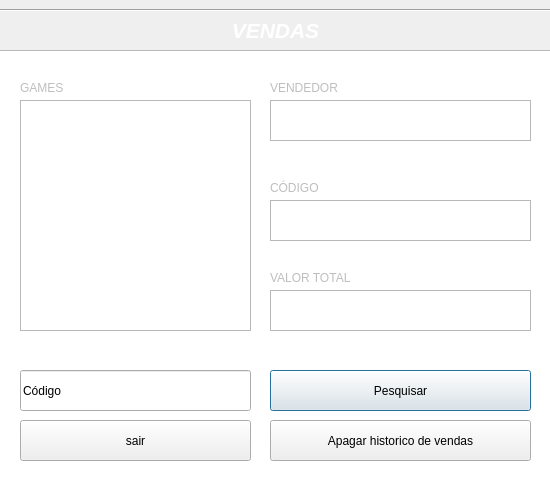
<?xml version="1.0" encoding="UTF-8"?>
<ui version="4.0">
 <class>consultarVendas</class>
 <widget class="QDialog" name="consultarVendas">
  <property name="geometry">
   <rect>
    <x>0</x>
    <y>0</y>
    <width>550</width>
    <height>480</height>
   </rect>
  </property>
  <property name="minimumSize">
   <size>
    <width>550</width>
    <height>480</height>
   </size>
  </property>
  <property name="maximumSize">
   <size>
    <width>550</width>
    <height>480</height>
   </size>
  </property>
  <property name="windowTitle">
   <string>Venda</string>
  </property>
  <widget class="QTextEdit" name="vendendir">
   <property name="geometry">
    <rect>
     <x>270</x>
     <y>100</y>
     <width>261</width>
     <height>41</height>
    </rect>
   </property>
   <property name="accessibleName">
    <string/>
   </property>
   <property name="inputMethodHints">
    <set>Qt::ImhMultiLine</set>
   </property>
   <property name="lineWidth">
    <number>1</number>
   </property>
   <property name="autoFormatting">
    <set>QTextEdit::AutoNone</set>
   </property>
   <property name="lineWrapMode">
    <enum>QTextEdit::WidgetWidth</enum>
   </property>
   <property name="readOnly">
    <bool>true</bool>
   </property>
   <property name="html">
    <string>&lt;!DOCTYPE HTML PUBLIC &quot;-//W3C//DTD HTML 4.0//EN&quot; &quot;http://www.w3.org/TR/REC-html40/strict.dtd&quot;&gt;
&lt;html&gt;&lt;head&gt;&lt;meta name=&quot;qrichtext&quot; content=&quot;1&quot; /&gt;&lt;style type=&quot;text/css&quot;&gt;
p, li { white-space: pre-wrap; }
&lt;/style&gt;&lt;/head&gt;&lt;body style=&quot; font-family:'Sans Serif'; font-size:9pt; font-weight:400; font-style:normal;&quot;&gt;
&lt;p align=&quot;center&quot; style=&quot;-qt-paragraph-type:empty; margin-top:0px; margin-bottom:0px; margin-left:0px; margin-right:0px; -qt-block-indent:0; text-indent:0px;&quot;&gt;&lt;br /&gt;&lt;/p&gt;
&lt;p align=&quot;center&quot; style=&quot;-qt-paragraph-type:empty; margin-top:0px; margin-bottom:0px; margin-left:0px; margin-right:0px; -qt-block-indent:0; text-indent:0px;&quot;&gt;&lt;br /&gt;&lt;/p&gt;&lt;/body&gt;&lt;/html&gt;</string>
   </property>
   <property name="overwriteMode">
    <bool>true</bool>
   </property>
   <property name="acceptRichText">
    <bool>false</bool>
   </property>
  </widget>
  <widget class="QTextEdit" name="codigo">
   <property name="geometry">
    <rect>
     <x>270</x>
     <y>200</y>
     <width>261</width>
     <height>41</height>
    </rect>
   </property>
   <property name="lineWrapMode">
    <enum>QTextEdit::WidgetWidth</enum>
   </property>
   <property name="readOnly">
    <bool>true</bool>
   </property>
   <property name="html">
    <string>&lt;!DOCTYPE HTML PUBLIC &quot;-//W3C//DTD HTML 4.0//EN&quot; &quot;http://www.w3.org/TR/REC-html40/strict.dtd&quot;&gt;
&lt;html&gt;&lt;head&gt;&lt;meta name=&quot;qrichtext&quot; content=&quot;1&quot; /&gt;&lt;style type=&quot;text/css&quot;&gt;
p, li { white-space: pre-wrap; }
&lt;/style&gt;&lt;/head&gt;&lt;body style=&quot; font-family:'Sans Serif'; font-size:9pt; font-weight:400; font-style:normal;&quot;&gt;
&lt;p align=&quot;center&quot; style=&quot;-qt-paragraph-type:empty; margin-top:0px; margin-bottom:0px; margin-left:0px; margin-right:0px; -qt-block-indent:0; text-indent:0px;&quot;&gt;&lt;br /&gt;&lt;/p&gt;&lt;/body&gt;&lt;/html&gt;</string>
   </property>
  </widget>
  <widget class="QTextEdit" name="Valortotal">
   <property name="geometry">
    <rect>
     <x>270</x>
     <y>290</y>
     <width>261</width>
     <height>41</height>
    </rect>
   </property>
   <property name="mouseTracking">
    <bool>false</bool>
   </property>
   <property name="focusPolicy">
    <enum>Qt::WheelFocus</enum>
   </property>
   <property name="acceptDrops">
    <bool>true</bool>
   </property>
   <property name="autoFillBackground">
    <bool>false</bool>
   </property>
   <property name="lineWrapMode">
    <enum>QTextEdit::WidgetWidth</enum>
   </property>
   <property name="readOnly">
    <bool>true</bool>
   </property>
   <property name="html">
    <string>&lt;!DOCTYPE HTML PUBLIC &quot;-//W3C//DTD HTML 4.0//EN&quot; &quot;http://www.w3.org/TR/REC-html40/strict.dtd&quot;&gt;
&lt;html&gt;&lt;head&gt;&lt;meta name=&quot;qrichtext&quot; content=&quot;1&quot; /&gt;&lt;style type=&quot;text/css&quot;&gt;
p, li { white-space: pre-wrap; }
&lt;/style&gt;&lt;/head&gt;&lt;body style=&quot; font-family:'Sans Serif'; font-size:9pt; font-weight:400; font-style:normal;&quot;&gt;
&lt;p style=&quot;-qt-paragraph-type:empty; margin-top:0px; margin-bottom:0px; margin-left:0px; margin-right:0px; -qt-block-indent:0; text-indent:0px;&quot;&gt;&lt;br /&gt;&lt;/p&gt;&lt;/body&gt;&lt;/html&gt;</string>
   </property>
  </widget>
  <widget class="QLineEdit" name="setcod">
   <property name="geometry">
    <rect>
     <x>20</x>
     <y>370</y>
     <width>231</width>
     <height>41</height>
    </rect>
   </property>
   <property name="inputMethodHints">
    <set>Qt::ImhNone</set>
   </property>
   <property name="text">
    <string>Código</string>
   </property>
   <property name="maxLength">
    <number>10</number>
   </property>
   <property name="frame">
    <bool>true</bool>
   </property>
   <property name="dragEnabled">
    <bool>false</bool>
   </property>
   <property name="placeholderText">
    <string notr="true"/>
   </property>
   <property name="cursorMoveStyle">
    <enum>Qt::LogicalMoveStyle</enum>
   </property>
   <property name="clearButtonEnabled">
    <bool>false</bool>
   </property>
  </widget>
  <widget class="QPushButton" name="pushButton">
   <property name="geometry">
    <rect>
     <x>270</x>
     <y>370</y>
     <width>261</width>
     <height>41</height>
    </rect>
   </property>
   <property name="text">
    <string>Pesquisar</string>
   </property>
  </widget>
  <widget class="QListWidget" name="listWidget">
   <property name="geometry">
    <rect>
     <x>20</x>
     <y>100</y>
     <width>231</width>
     <height>231</height>
    </rect>
   </property>
  </widget>
  <widget class="QLabel" name="label">
   <property name="enabled">
    <bool>false</bool>
   </property>
   <property name="geometry">
    <rect>
     <x>270</x>
     <y>80</y>
     <width>91</width>
     <height>16</height>
    </rect>
   </property>
   <property name="text">
    <string>VENDEDOR</string>
   </property>
  </widget>
  <widget class="QLabel" name="label_2">
   <property name="enabled">
    <bool>false</bool>
   </property>
   <property name="geometry">
    <rect>
     <x>270</x>
     <y>180</y>
     <width>61</width>
     <height>15</height>
    </rect>
   </property>
   <property name="text">
    <string>CÓDIGO</string>
   </property>
  </widget>
  <widget class="QLabel" name="label_3">
   <property name="enabled">
    <bool>false</bool>
   </property>
   <property name="geometry">
    <rect>
     <x>270</x>
     <y>270</y>
     <width>91</width>
     <height>16</height>
    </rect>
   </property>
   <property name="text">
    <string>VALOR TOTAL</string>
   </property>
  </widget>
  <widget class="QLabel" name="label_4">
   <property name="enabled">
    <bool>false</bool>
   </property>
   <property name="geometry">
    <rect>
     <x>20</x>
     <y>80</y>
     <width>61</width>
     <height>15</height>
    </rect>
   </property>
   <property name="text">
    <string>GAMES</string>
   </property>
  </widget>
  <widget class="Line" name="line_5">
   <property name="geometry">
    <rect>
     <x>-10</x>
     <y>0</y>
     <width>571</width>
     <height>20</height>
    </rect>
   </property>
   <property name="orientation">
    <enum>Qt::Horizontal</enum>
   </property>
  </widget>
  <widget class="QLabel" name="label_5">
   <property name="geometry">
    <rect>
     <x>0</x>
     <y>0</y>
     <width>551</width>
     <height>61</height>
    </rect>
   </property>
   <property name="styleSheet">
    <string notr="true">border-image: url(:/imagens/blue-gradient-abstract-hd-wallpaper-1920x1200-44301.jpg);</string>
   </property>
   <property name="text">
    <string>&lt;html&gt;&lt;head/&gt;&lt;body&gt;&lt;p align=&quot;center&quot;&gt;&lt;span style=&quot; font-size:16pt; font-weight:600; font-style:italic; color:#ffffff;&quot;&gt;VENDAS&lt;/span&gt;&lt;/p&gt;&lt;/body&gt;&lt;/html&gt;</string>
   </property>
  </widget>
  <widget class="QTextEdit" name="textEdit">
   <property name="geometry">
    <rect>
     <x>-130</x>
     <y>50</y>
     <width>681</width>
     <height>431</height>
    </rect>
   </property>
   <property name="styleSheet">
    <string notr="true">border-image: url(:/imagens/ddd.jpg);</string>
   </property>
  </widget>
  <widget class="QPushButton" name="pushButton_2">
   <property name="geometry">
    <rect>
     <x>270</x>
     <y>420</y>
     <width>261</width>
     <height>41</height>
    </rect>
   </property>
   <property name="text">
    <string>Apagar historico de vendas</string>
   </property>
  </widget>
  <widget class="QPushButton" name="pushButton_3">
   <property name="geometry">
    <rect>
     <x>20</x>
     <y>420</y>
     <width>231</width>
     <height>41</height>
    </rect>
   </property>
   <property name="text">
    <string>sair</string>
   </property>
  </widget>
  <zorder>textEdit</zorder>
  <zorder>vendendir</zorder>
  <zorder>codigo</zorder>
  <zorder>Valortotal</zorder>
  <zorder>setcod</zorder>
  <zorder>pushButton</zorder>
  <zorder>listWidget</zorder>
  <zorder>label</zorder>
  <zorder>label_2</zorder>
  <zorder>label_3</zorder>
  <zorder>label_4</zorder>
  <zorder>line_5</zorder>
  <zorder>label_5</zorder>
  <zorder>pushButton_2</zorder>
  <zorder>pushButton_3</zorder>
 </widget>
 <tabstops>
  <tabstop>setcod</tabstop>
  <tabstop>pushButton</tabstop>
  <tabstop>Valortotal</tabstop>
  <tabstop>vendendir</tabstop>
  <tabstop>codigo</tabstop>
  <tabstop>listWidget</tabstop>
 </tabstops>
 <resources/>
 <connections/>
</ui>
